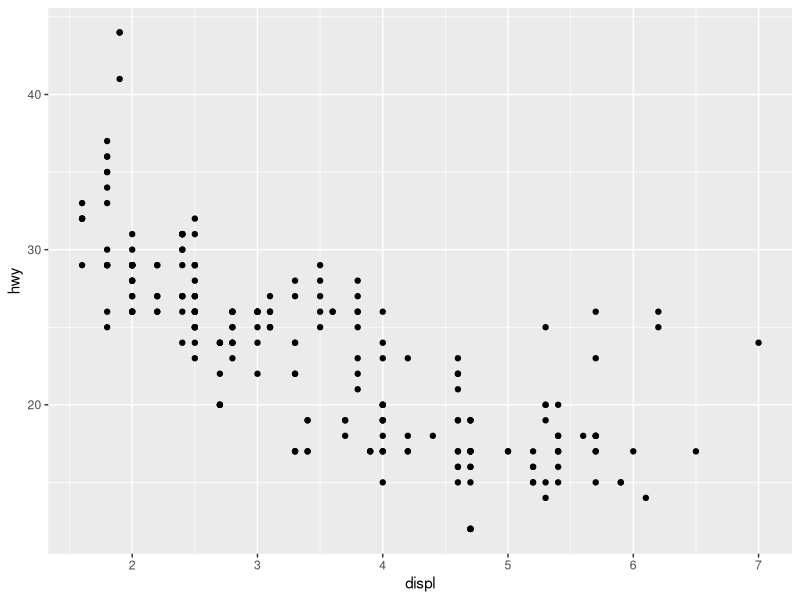
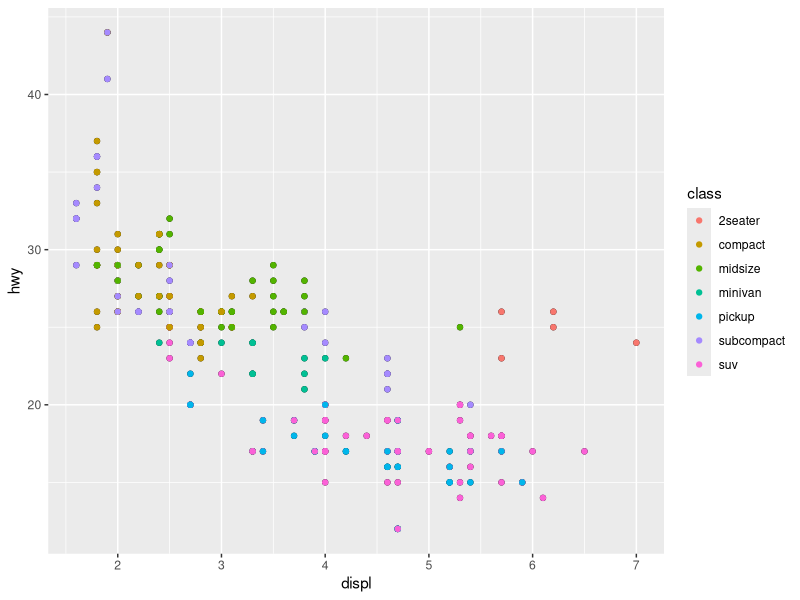
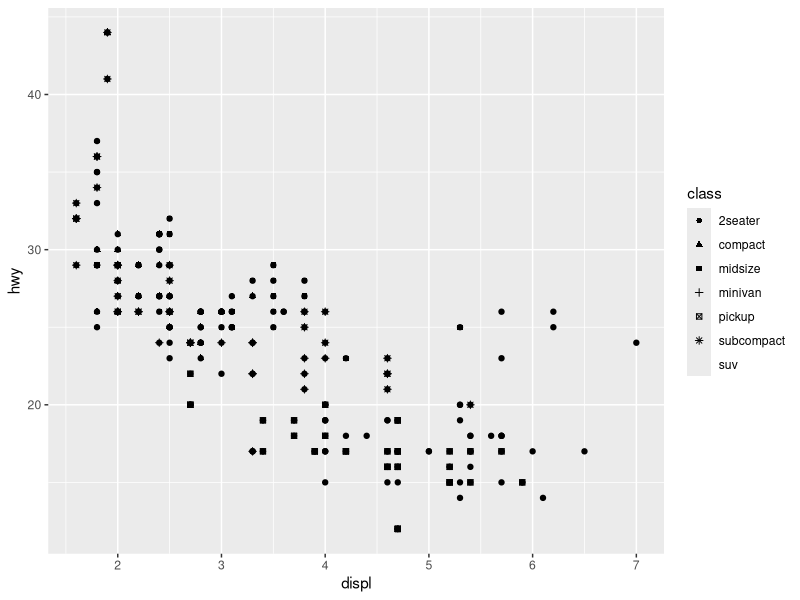
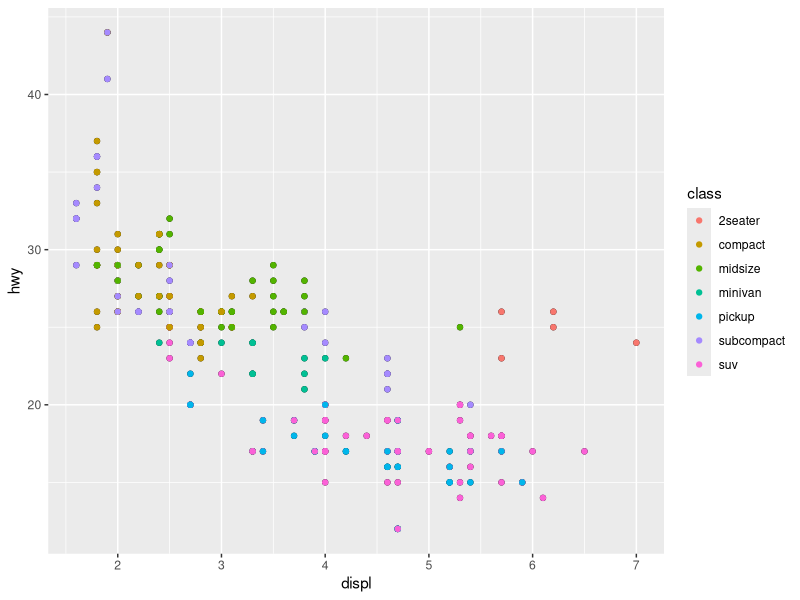

The R script that drew these images, in order:
## ---- chunk 1
knitr::opts_chunk$set(echo = TRUE)

library(tidyverse)
## ---- chunk 2


# data()
#mpg

ggplot(data = mpg, aes(x = displ, y = hwy)) + 
  geom_point()

summary(cars)
## ---- chunk 3
ggplot(data = mpg, aes(x = displ, y = hwy)) + 
  geom_point() + 
  geom_point(aes(color = class))
## ---- chunk 4
ggplot(data = mpg, aes(x = displ, y = hwy)) + 
  geom_point() + 
  geom_point(aes(shape = class))
## ---- chunk 5
ggplot(data = mpg, aes(x = displ, y = hwy)) + 
  geom_point() + 
  geom_point(aes(color = class))
